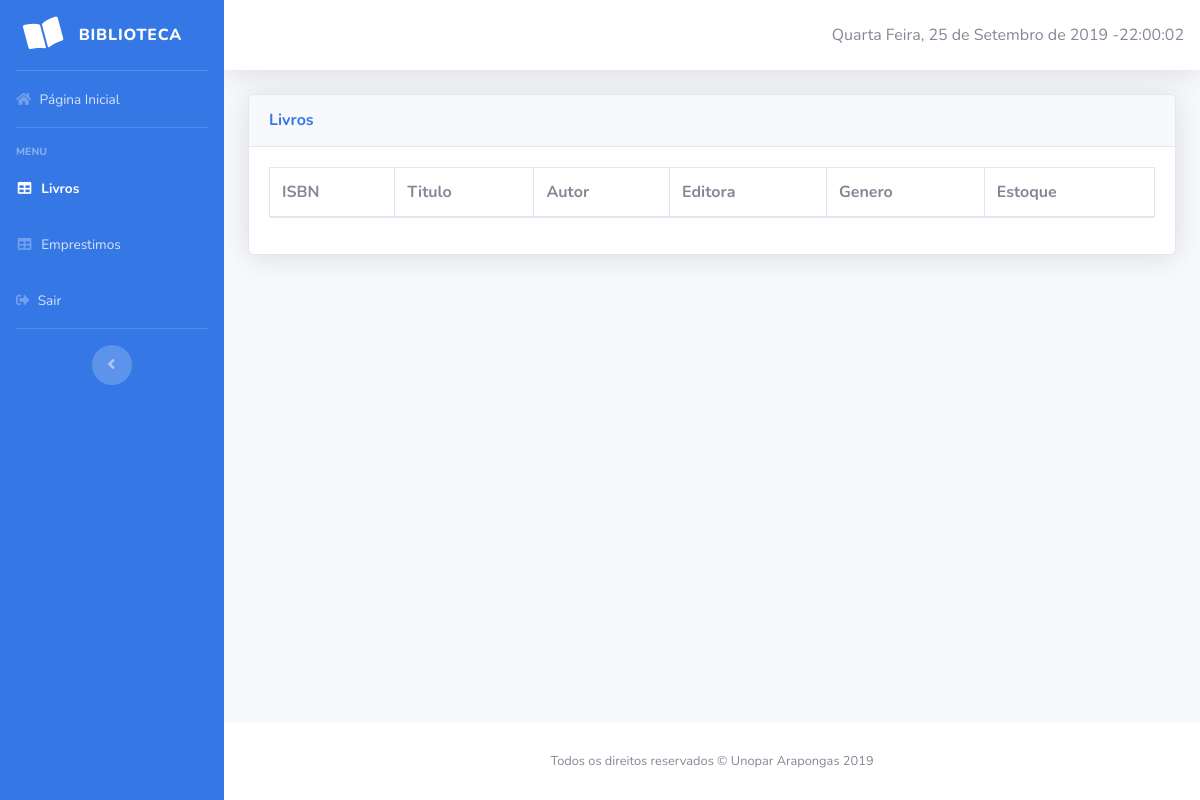
Before: /viewLivros.php with the older database file.
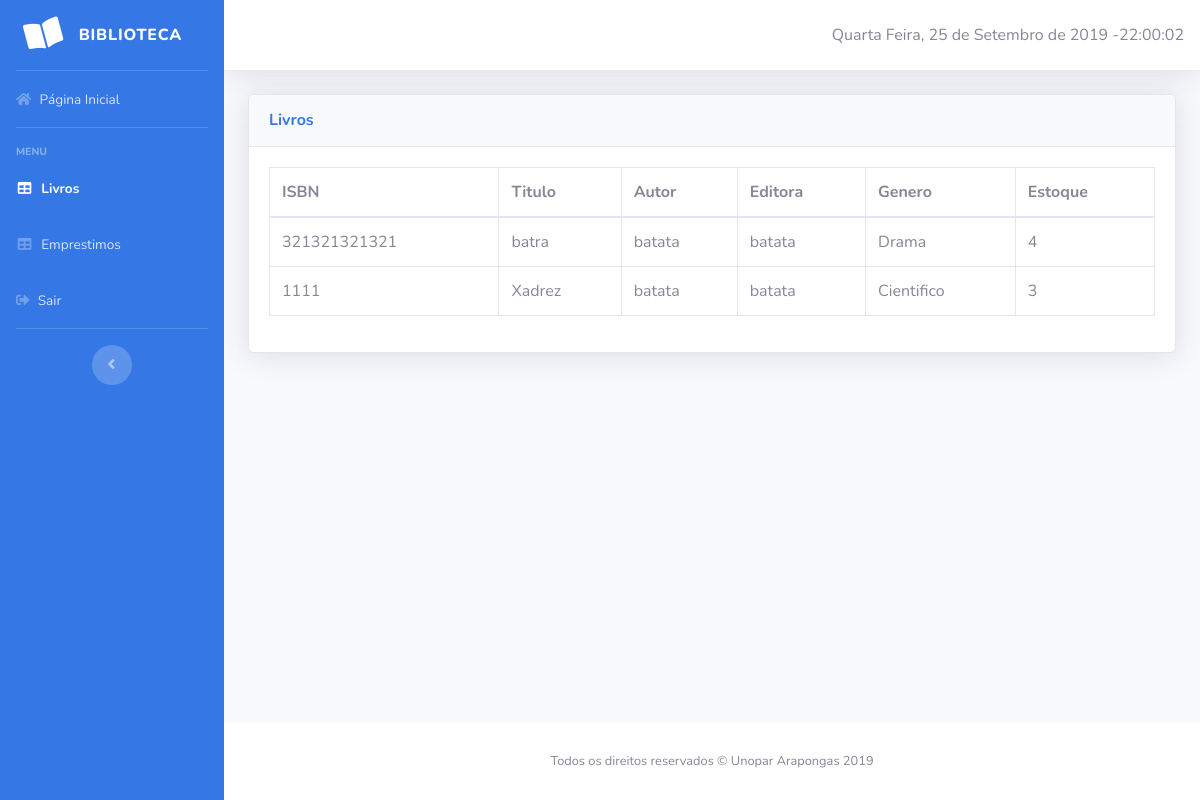
After: the same page with the newer database file.
### tables this page shows
CREATE TABLE `livros` (
  `id_livro` int(5) NOT NULL,
  `isbn` varchar(20) NOT NULL,
  `titulo_livro` varchar(50) NOT NULL,
  `id_autor` int(5) NOT NULL,
  `id_editora` int(5) NOT NULL,
  `id_genero` int(5) NOT NULL,
  `qtd_disponivel` int(5) NOT NULL
);

CREATE TABLE `autor` (
  `id_autor` int(5) NOT NULL,
  `nome_autor` varchar(20) NOT NULL
);

CREATE TABLE `editora` (
  `id_editora` int(5) NOT NULL,
  `nome_editora` varchar(25) NOT NULL
);

CREATE TABLE `genero` (
  `id_genero` int(5) NOT NULL,
  `desc_genero` varchar(20) NOT NULL
);

### viewLivros.php (the view, shortened to what this page needs)
<?php include "conexao_banco.php"; ?>
<!DOCTYPE html>
<html lang="en">
<head>
    <link href="vendor/fontawesome-free/css/all.min.css" rel="stylesheet" type="text/css">
    <link href="css/sb-admin-2.min.css" rel="stylesheet">
    <link href="vendor/datatables/dataTables.bootstrap4.min.css" rel="stylesheet">
</head>
<body id="page-top">
    <div id="wrapper">
        <ul class="navbar-nav sidebar sidebar-dark accordion" id="accordionSidebar" style="background-color: #3578E5">
            <a class="sidebar-brand d-flex align-items-center justify-content-center" href="view_aluno.php">
                <div class="sidebar-brand-icon rotate-n-15">
                    <i class="fas fa-book-open"></i>
                </div>
                <div class="sidebar-brand-text mx-3">Biblioteca</div>
            </a>
            <hr class="sidebar-divider my-0">
            <li class="nav-item">
                <a class="nav-link" href="aluno_view.php">
                    <i class="fas fa-home"></i>
                    <span>Página Inicial</span></a>
            </li>
            <hr class="sidebar-divider">
            <div class="sidebar-heading">
                Menu
            </div>
            <li class="nav-item active">
                <a class="nav-link" href="viewLivros.php">
                    <i class="fas fa-fw fa-table"></i>
                    <span>Livros</span></a>
            </li>
            <li class="nav-item">
                <a class="nav-link" href="viewEmprestimos.php">
                    <i class="fas fa-fw fa-table"></i>
                    <span>Emprestimos</span></a>
            </li>
            <li class="nav-item">
                <a class="nav-link" href="sair.php">
                    <i class="fas fa-sign-out-alt"></i>
                    <span>Sair</span></a>
            </li>
            <hr class="sidebar-divider d-none d-md-block">
            <div class="text-center d-none d-md-inline">
                <button class="rounded-circle border-0" id="sidebarToggle"></button>
            </div>
        </ul>
        <div id="content-wrapper" class="d-flex flex-column">
            <div id="content">
                <nav class="navbar navbar-expand navbar-light bg-white topbar mb-4 static-top shadow">
                    <div id="demo"></div>
                </nav>
                <div class="container-fluid">
                    <div class="card shadow mb-4">
                        <div class="card-header py-3">
                            <h6 class="m-0 font-weight-bold" style="color: #3578E5;">Livros</h6>
                        </div>
                        <div class="card-body">
                            <div class="table-responsive">
                                <table class="table table-bordered" id="dataTable" width="100%" cellspacing="0">
                                    <thead>
                                        <tr>
                                            <th>ISBN</th>
                                            <th>Titulo</th>
                                            <th>Autor</th>
                                            <th>Editora</th>
                                            <th>Genero</th>
                                            <th>Estoque</th>
                                        </tr>
                                    </thead>
                                    <tbody>
                                        <?php
                                    $sql=mysqli_query($conexao, "SELECT * FROM livros JOIN genero ON livros.id_genero = genero.id_genero JOIN editora ON livros.id_editora = editora.id_editora JOIN autor ON livros.id_autor = autor.id_autor WHERE livros.id_livro <> 0");
                                    while($row = mysqli_fetch_array($sql)){ ?>
                                        <tr>
                                            <td><?php echo $row['isbn'];?></td>
                                            <td><?php echo $row['titulo_livro'];?></td>
                                            <td><?php echo $row['nome_autor'];?></td>
                                            <td><?php echo $row['nome_editora'];?></td>
                                            <td><?php echo $row['desc_genero'];?></td>
                                            <td><?php echo $row['qtd_disponivel'];?></td>
                                        </tr>
                                        <?php } ?>
                                    </tbody>
                                </table>
                            </div>
                        </div>
                    </div>
                </div>
            </div>
            <footer class="sticky-footer bg-white">
                <div class="container my-auto">
                    <div class="copyright text-center my-auto">
                        <span>Todos os direitos reservados &copy; Unopar Arapongas 2019</span>
                    </div>
                </div>
            </footer>
        </div>
    </div>
</body>
</html>

Changed rows visible on the page:
added livros: isbn "321321321321", titulo_livro "batra", id_autor.nome_autor "batata", id_editora.nome_editora "batata", id_genero.desc_genero "Drama", qtd_disponivel "4"
added livros: isbn "1111", titulo_livro "Xadrez", id_autor.nome_autor "batata", id_editora.nome_editora "batata", id_genero.desc_genero "Cientifico", qtd_disponivel "3"
